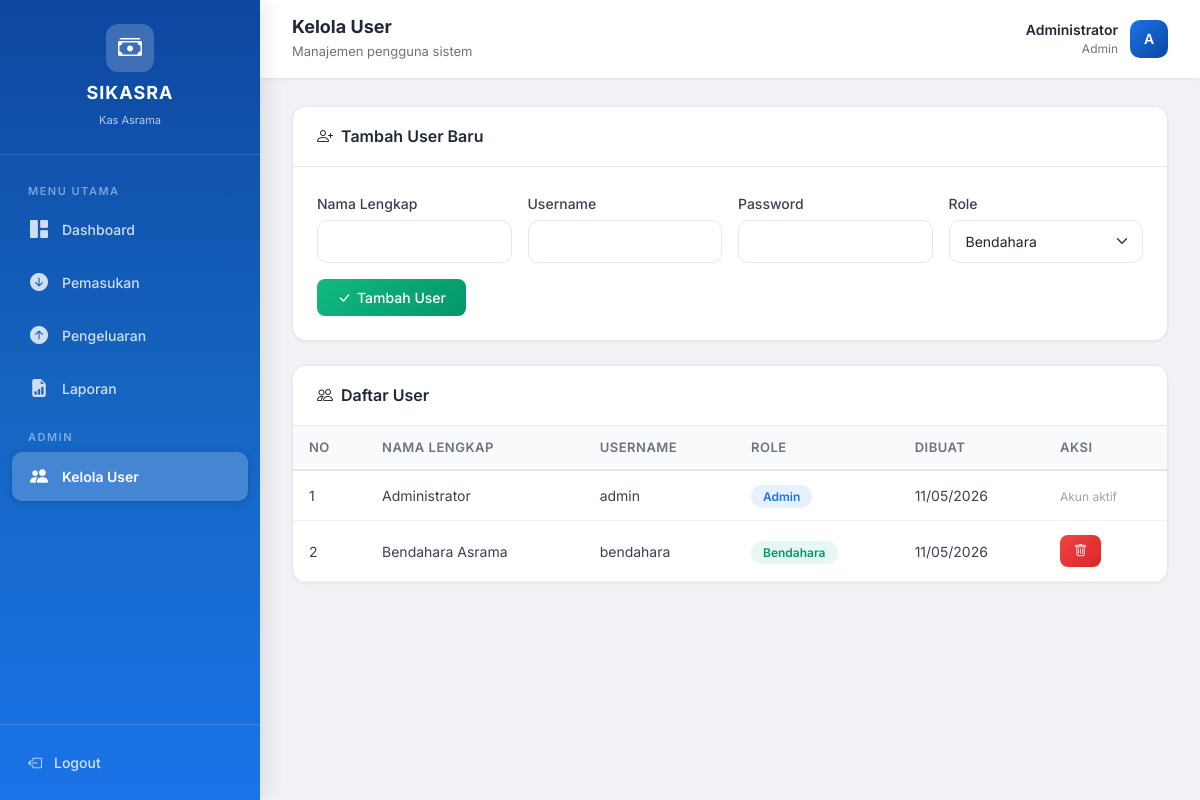
The page /pages/users.php (signed in) on the database its author committed.
### tables this page shows
CREATE TABLE IF NOT EXISTS users (
    id INT AUTO_INCREMENT PRIMARY KEY,
    username VARCHAR(50) NOT NULL UNIQUE,
    password VARCHAR(255) NOT NULL,
    nama_lengkap VARCHAR(100) NOT NULL,
    role ENUM('admin', 'bendahara') NOT NULL DEFAULT 'bendahara',
    created_at TIMESTAMP DEFAULT CURRENT_TIMESTAMP
);

### classes/User.php (called while the page is built, shortened)
<?php
class User {
    protected $conn;
    public function __construct($conn) {
        $this->conn = $conn;
    }
    public function getAllUsers() {
        $query = "SELECT id, username, nama_lengkap, role, created_at FROM users ORDER BY id ASC";
        $result = $this->conn->query($query);
        return $result;
    }
}
?>

### pages/users.php (the view, shortened to what this page needs)
<?php
require_once '../classes/User.php';
$db = new Database();
$conn = $db->getConnection();
$user = new User($conn);
$allUsers = $user->getAllUsers();
?>
<!DOCTYPE html>
<html lang="id">
<head>
    <link href="https://cdn.jsdelivr.net/npm/bootstrap@5.3.0/dist/css/bootstrap.min.css" rel="stylesheet">
    <link href="https://cdn.jsdelivr.net/npm/bootstrap-icons@1.10.0/font/bootstrap-icons.css" rel="stylesheet">
    <link href="../assets/css/style.css" rel="stylesheet">
</head>
<body>
<div class="app-wrapper">
    <?php include 'sidebar.php'; ?>
    <div class="main-content">
        <div class="top-navbar">
            <div class="page-title"><h5>Kelola User</h5><small>Manajemen pengguna sistem</small></div>
            <div class="user-info">
                <div class="user-detail">
                    <div class="user-name"><?php echo $_SESSION['nama_lengkap']; ?></div>
                    <div class="user-role"><?php echo ucfirst($_SESSION['role']); ?></div>
                </div>
                <div class="user-avatar"><?php echo strtoupper(substr($_SESSION['nama_lengkap'],0,1)); ?></div>
            </div>
        </div>
        <div class="content-area">
            <div class="card-custom mb-4">
                <div class="card-header"><h5><i class="bi bi-person-plus me-2"></i>Tambah User Baru</h5></div>
                <div class="card-body">
                    <form method="POST" action="" class="form-custom">
                        <div class="row g-3">
                            <div class="col-md-3">
                                <label class="form-label">Nama Lengkap</label>
                                <input type="text" class="form-control" name="nama_lengkap" required>
                            </div>
                            <div class="col-md-3">
                                <label class="form-label">Username</label>
                                <input type="text" class="form-control" name="username" required>
                            </div>
                            <div class="col-md-3">
                                <label class="form-label">Password</label>
                                <input type="password" class="form-control" name="password" required>
                            </div>
                            <div class="col-md-3">
                                <label class="form-label">Role</label>
                                <select class="form-select" name="role" required>
                                    <option value="bendahara">Bendahara</option>
                                </select>
                            </div>
                        </div>
                        <div class="mt-3">
                            <button type="submit" class="btn-success-custom"><i class="bi bi-check-lg"></i> Tambah User</button>
                        </div>
                    </form>
                </div>
            </div>
            <div class="card-custom">
                <div class="card-header"><h5><i class="bi bi-people me-2"></i>Daftar User</h5></div>
                <div class="card-body" style="padding:0;">
                    <table class="table-custom">
                        <thead><tr><th>No</th><th>Nama Lengkap</th><th>Username</th><th>Role</th><th>Dibuat</th><th>Aksi</th></tr></thead>
                        <tbody>
                        <?php $no=1; while($row=$allUsers->fetch_assoc()): ?>
                            <tr>
                                <td><?php echo $no++; ?></td>
                                <td><?php echo $row['nama_lengkap']; ?></td>
                                <td><?php echo $row['username']; ?></td>
                                <td><span class="badge-role badge-<?php echo $row['role']; ?>"><?php echo ucfirst($row['role']); ?></span></td>
                                <td><?php echo date('d/m/Y', strtotime($row['created_at'])); ?></td>
                                <td>
                                    <?php if($row['id'] != $_SESSION['user_id']): ?>
                                        <a href="users.php?hapus=<?php echo $row['id']; ?>" class="btn-danger-custom" onclick="return confirm('Yakin hapus user ini?')"><i class="bi bi-trash"></i></a>
                                    <?php else: ?>
                                        <span style="color:#9ca3af;font-size:12px;">Akun aktif</span>
                                    <?php endif; ?>
                                </td>
                            </tr>
                        <?php endwhile; ?>
                        </tbody>
                    </table>
                </div>
            </div>
        </div>
    </div>
</div>
</body>
</html>

### assets/css/style.css (style rules this page uses)
* { margin: 0; padding: 0; box-sizing: border-box; }
body { font-family: 'Inter', sans-serif; background-color: #f0f2f5; color: #333; min-height: 100vh; }
.app-wrapper { display: flex; min-height: 100vh; }
.main-content { margin-left: 260px; flex: 1; min-height: 100vh; background: #f0f2f5; }
.top-navbar { background: white; padding: 16px 32px; display: flex; justify-content: space-between; align-items: center; box-shadow: 0 1px 3px rgba(0, 0, 0, 0.08); position: sticky; top: 0; z-index: 100; }
.top-navbar .page-title h5 { font-weight: 700; color: #1f2937; font-size: 18px; margin: 0; }
.top-navbar .page-title small { color: #6b7280; font-size: 13px; }
.top-navbar .user-info { display: flex; align-items: center; gap: 12px; }
.top-navbar .user-info .user-avatar { width: 38px; height: 38px; background: linear-gradient(135deg, #1a73e8, #0d47a1); border-radius: 10px; display: flex; align-items: center; justify-content: center; color: white; font-weight: 600; font-size: 14px; }
.top-navbar .user-info .user-detail { text-align: right; }
.top-navbar .user-info .user-detail .user-name { font-weight: 600; font-size: 14px; color: #1f2937; }
.top-navbar .user-info .user-detail .user-role { font-size: 12px; color: #6b7280; }
.content-area { padding: 28px 32px; }
.card-custom { background: white; border-radius: 14px; box-shadow: 0 1px 3px rgba(0, 0, 0, 0.06); border: 1px solid #e5e7eb; overflow: hidden; }
.card-custom .card-header { background: white; padding: 20px 24px; border-bottom: 1px solid #e5e7eb; display: flex; justify-content: space-between; align-items: center; }
.card-custom .card-header h5 { font-weight: 600; font-size: 16px; color: #1f2937; margin: 0; }
.card-custom .card-body { padding: 24px; }
.table-custom { width: 100%; border-collapse: collapse; }
.table-custom thead th { background: #f9fafb; padding: 12px 16px; font-size: 13px; font-weight: 600; color: #6b7280; text-transform: uppercase; letter-spacing: 0.5px; border-bottom: 2px solid #e5e7eb; text-align: left; }
.table-custom tbody td { padding: 14px 16px; font-size: 14px; color: #374151; border-bottom: 1px solid #f3f4f6; vertical-align: middle; }
.table-custom tbody tr { transition: background 0.2s ease; }
.btn-success-custom { background: linear-gradient(135deg, #10b981, #059669); border: none; border-radius: 8px; padding: 8px 20px; font-weight: 500; font-size: 14px; color: white; transition: all 0.3s ease; text-decoration: none; display: inline-flex; align-items: center; gap: 6px; }
.btn-danger-custom { background: linear-gradient(135deg, #ef4444, #dc2626); border: none; border-radius: 8px; padding: 6px 14px; font-weight: 500; font-size: 13px; color: white; transition: all 0.3s ease; text-decoration: none; display: inline-flex; align-items: center; gap: 4px; }
.badge-role { padding: 4px 12px; border-radius: 20px; font-size: 12px; font-weight: 600; }
.badge-admin { background: rgba(26, 115, 232, 0.1); color: #1a73e8; }
.badge-bendahara { background: rgba(16, 185, 129, 0.1); color: #059669; }
.form-custom .form-label { font-weight: 500; color: #374151; font-size: 14px; margin-bottom: 6px; }
.form-custom .form-control, .form-custom .form-select { border-radius: 10px; padding: 10px 16px; border: 1.5px solid #e5e7eb; font-size: 14px; transition: all 0.3s ease; }

### rows shown on the page
users: nama_lengkap "Administrator", username "admin", role "Admin", created_at "11/05/2026", shows "Akun aktif"
users: nama_lengkap "Bendahara Asrama", username "bendahara", role "Bendahara", created_at "11/05/2026"

### other values the page prints
$_SESSION['nama_lengkap'] "Administrator"
$_SESSION['role'] "Admin"
substr($_SESSION['nama_lengkap'],0,1) "A"
